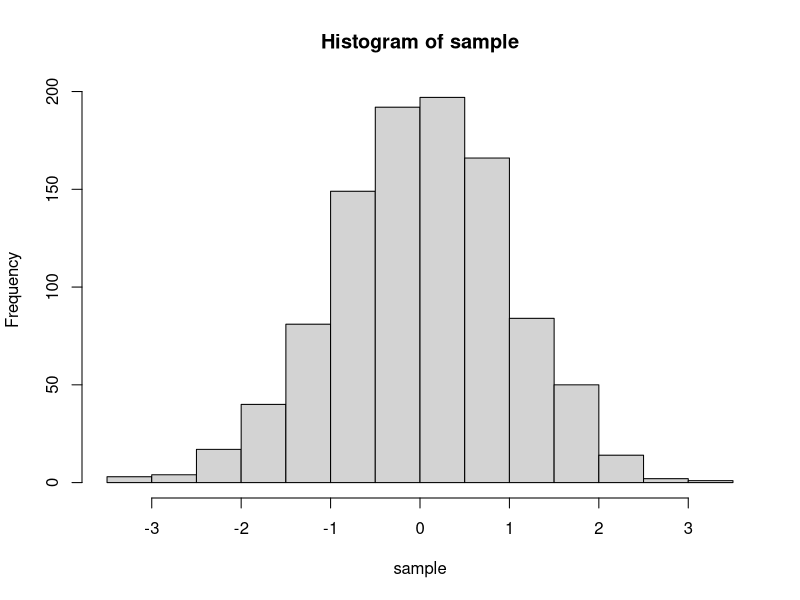
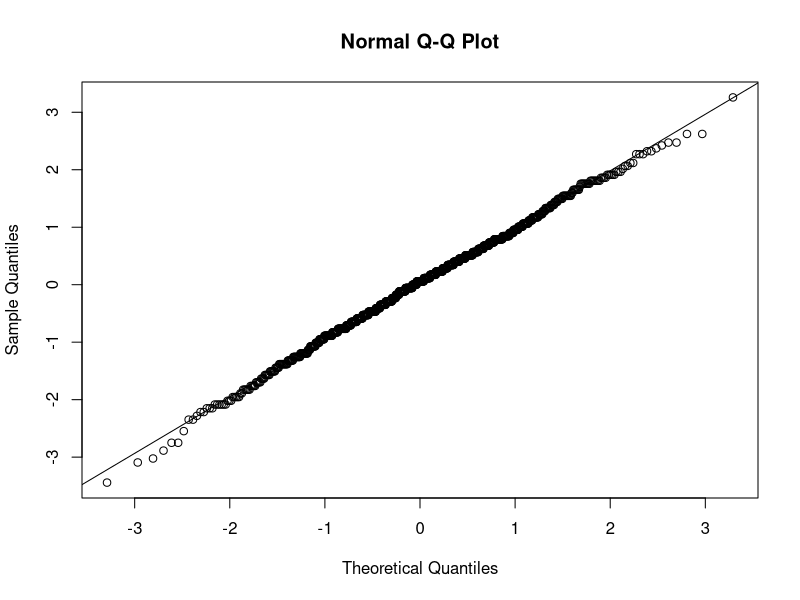

These figures' R source, in order:
## ---- chunk 1
knitr::opts_chunk$set(echo = TRUE)
## ---- chunk 2
Nattempts = 1000
nsample = 100
theta = 3
sample = rep(0, 1000)
for (i in 1:Nattempts)  # can be written without the for loop (nicer) !
{poisson_sample = rpois(nsample, theta)
  sample[i] = sqrt(nsample) * (mean(poisson_sample) - theta) / sqrt(mean(poisson_sample))
}  

hist(sample)
## ---- chunk 3
qqnorm(sample)
qqline(sample)
